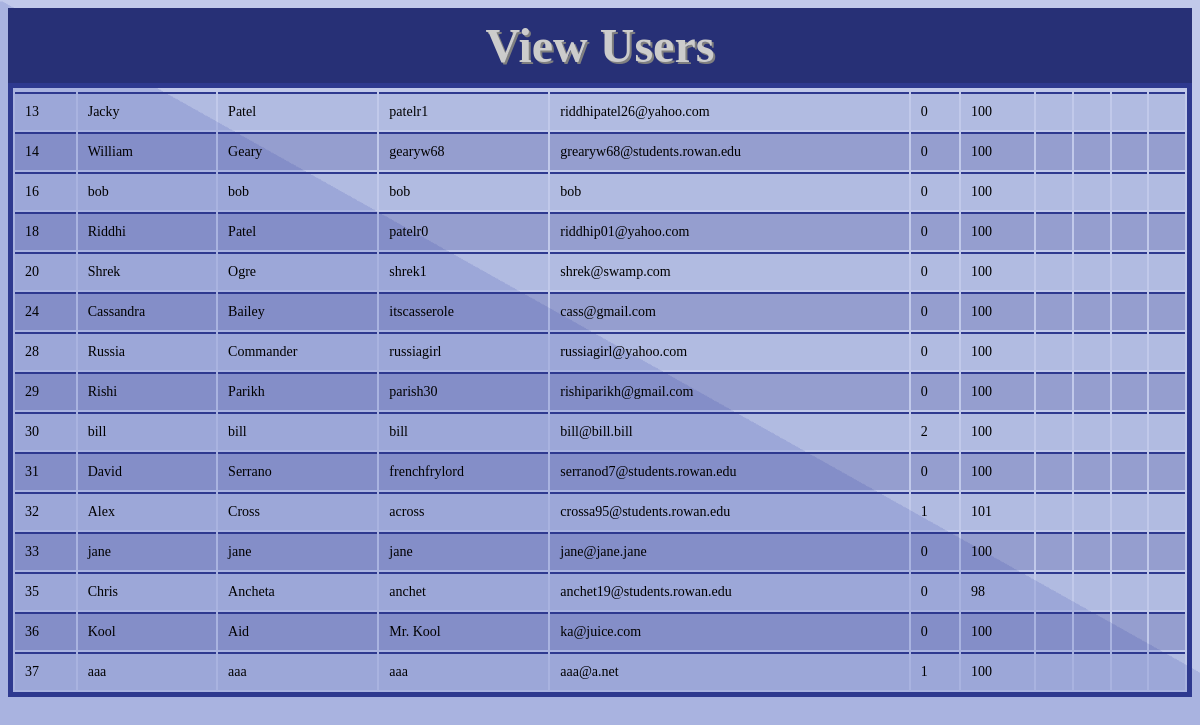
Before: /Views/viewusers.php with the older database file.
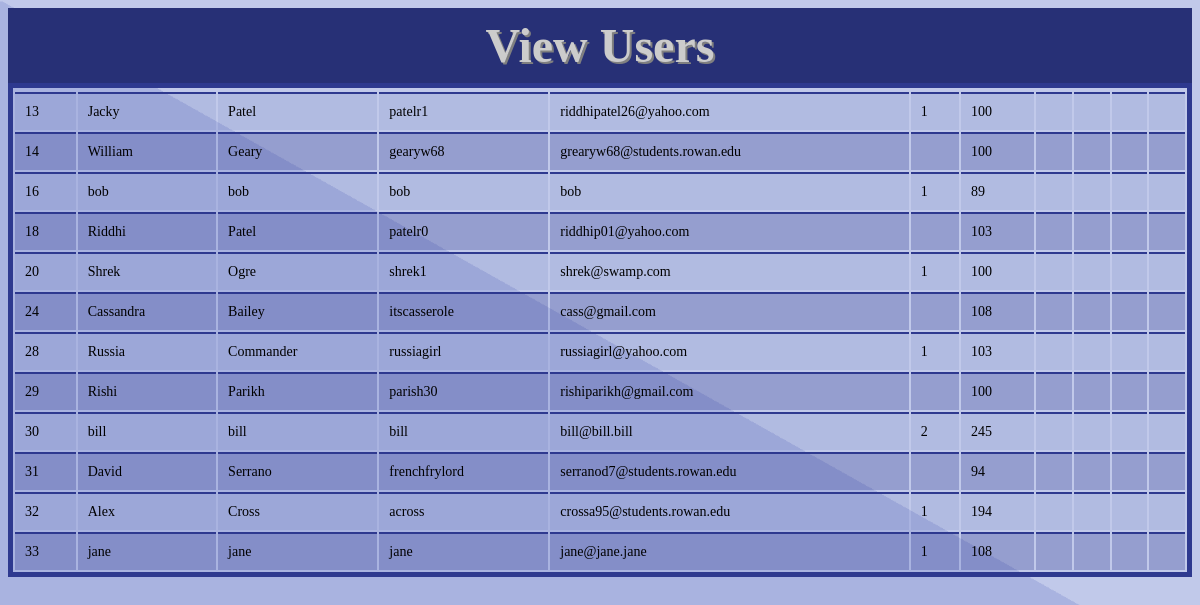
After: the same page with the newer database file.
### tables this page shows
CREATE TABLE `user` (
  `user_num` int(11) NOT NULL AUTO_INCREMENT,
  `first_name` varchar(30) NOT NULL,
  `last_name` varchar(30) NOT NULL,
  `username` varchar(20) NOT NULL,
  `email` varchar(40) NOT NULL,
  `password` varchar(256) DEFAULT NULL,
  `tel` varchar(13) DEFAULT NULL,
  `admin` int(1) DEFAULT NULL,
  `user_points` int(3) NOT NULL DEFAULT '100',
  `last_request` datetime DEFAULT NULL,
  `num_requests` int(2) NOT NULL DEFAULT '0',
  `department_id` int(2) DEFAULT NULL,
  `login_attempts` tinyint(3) unsigned DEFAULT '0',
  PRIMARY KEY (`user_num`),
  UNIQUE KEY `user_num_UNIQUE` (`user_num`),
  UNIQUE KEY `username_unique` (`username`),
  UNIQUE KEY `email_unique` (`email`),
  KEY `fk_department_idx` (`department_id`),
  CONSTRAINT `fk_department` FOREIGN KEY (`department_id`) REFERENCES `department` (`department_id`) ON DELETE NO ACTION ON UPDATE NO ACTION
);

### Views/viewusers.php (the view, shortened to what this page needs)
<?php
        $dbh = ConnectDB();
?>
<html>
<head>
   <link rel="stylesheet" type="text/css" href="../Styles/displayTables.css">
</head>
<body class="background" background="../Images/Background.png">
   <div class="header">View Users</div>
   <table>
      <?php
         try{
	    $sql = "SELECT user_num,first_name,last_name,username,email,admin,user_points ";
	    $sql .= "FROM user ";
	    $stmt = $dbh->prepare($sql);
	    $stmt->execute();
	    foreach($stmt->fetchAll() as $user) {
        $row =  " <tr><td>" . $user['user_num'];
        $row .= "</td><td>" . $user['first_name'];
        $row .= "</td><td>" . $user['last_name'];
        $row .= "</td><td>" . $user['username'];
        $row .= "</td><td>" . $user['email'];
        $row .= "</td><td>" . $user['admin'];
        $row .= "</td><td>" . $user['user_points'];
        $row .= "</td><td>";
        $row .= "</td><td>";
        $row .= "</td><td>";
        $row .= "</td><td>";
        $row .= "</td></tr>";
	       echo $row;
               }
            }
	 catch(Exception $e){}
      ?>
   </table>
</body>
</html>

### Styles/displayTables.css (style rules this page uses)
table { width: 100%; border: 5px solid #2e398f; }
td, tr { border-top: 2px solid #2e398f; color: black; text-align: left; padding: 10px; font-size: 14px; }
tr:nth-child(even) { background-color: rgba(46, 57, 143, 0.1); }
tr:nth-child(odd) { background-color: rgba(46, 57, 143, 0.3); }
.background { background-repeat: no-repeat; background-attachment: scroll; background-size: cover; }
.header { font-family: verdana; text-shadow: 2px 2px grey; background: #273076; text-align: center; font-weight: bold; color: #ccc; font-size: 48px; cursor: default; padding: 10px; }

Changed rows visible on the page:
removed user: user_num "35", first_name "Chris", last_name "Ancheta", username "anchet", email "anchet19@students.rowan.edu", admin "0", user_points "98"
removed user: user_num "36", first_name "Kool", last_name "Aid", username "Mr. Kool", email "ka@juice.com", admin "0", user_points "100"
removed user: user_num "37", first_name "aaa", last_name "aaa", username "aaa", email "aaa@a.net", admin "1", user_points "100"
changed user "Jacky": admin "0" → "1"
changed user "William": admin "0" → (not shown)
changed user "bob": admin "0" → "1"; user_points "100" → "89"
changed user "Riddhi": user_points "100" → "103"; admin "0" → (not shown)
changed user "Shrek": admin "0" → "1"
changed user "Cassandra": user_points "100" → "108"; admin "0" → (not shown)
changed user "Russia": admin "0" → "1"; user_points "100" → "103"
changed user "Rishi": admin "0" → (not shown)
changed user "bill": user_points "100" → "245"
changed user "David": user_points "100" → "94"; admin "0" → (not shown)
changed user "Alex": user_points "101" → "194"
changed user "jane": admin "0" → "1"; user_points "100" → "108"
